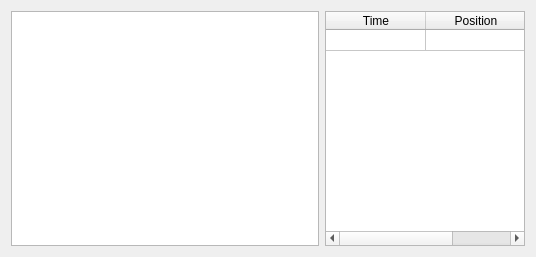
<?xml version="1.0" encoding="UTF-8"?>
<ui version="4.0">
 <class>JointSetting</class>
 <widget class="QWidget" name="JointSetting">
  <property name="geometry">
   <rect>
    <x>0</x>
    <y>0</y>
    <width>536</width>
    <height>257</height>
   </rect>
  </property>
  <property name="sizePolicy">
   <sizepolicy hsizetype="Minimum" vsizetype="MinimumExpanding">
    <horstretch>0</horstretch>
    <verstretch>0</verstretch>
   </sizepolicy>
  </property>
  <property name="windowTitle">
   <string>Form</string>
  </property>
  <property name="styleSheet">
   <string notr="true"/>
  </property>
  <layout class="QGridLayout" name="gridLayout">
   <item row="0" column="1">
    <widget class="QTableWidget" name="Table">
     <property name="sizePolicy">
      <sizepolicy hsizetype="Fixed" vsizetype="Preferred">
       <horstretch>0</horstretch>
       <verstretch>0</verstretch>
      </sizepolicy>
     </property>
     <property name="minimumSize">
      <size>
       <width>200</width>
       <height>0</height>
      </size>
     </property>
     <property name="maximumSize">
      <size>
       <width>200</width>
       <height>10000</height>
      </size>
     </property>
     <property name="verticalScrollBarPolicy">
      <enum>Qt::ScrollBarAsNeeded</enum>
     </property>
     <property name="verticalScrollMode">
      <enum>QAbstractItemView::ScrollPerPixel</enum>
     </property>
     <property name="horizontalScrollMode">
      <enum>QAbstractItemView::ScrollPerPixel</enum>
     </property>
     <property name="showGrid">
      <bool>true</bool>
     </property>
     <attribute name="horizontalHeaderVisible">
      <bool>true</bool>
     </attribute>
     <attribute name="horizontalHeaderCascadingSectionResizes">
      <bool>false</bool>
     </attribute>
     <attribute name="horizontalHeaderHighlightSections">
      <bool>false</bool>
     </attribute>
     <attribute name="horizontalHeaderStretchLastSection">
      <bool>false</bool>
     </attribute>
     <attribute name="verticalHeaderVisible">
      <bool>false</bool>
     </attribute>
     <attribute name="verticalHeaderDefaultSectionSize">
      <number>21</number>
     </attribute>
     <attribute name="verticalHeaderHighlightSections">
      <bool>false</bool>
     </attribute>
     <row>
      <property name="text">
       <string>Empty</string>
      </property>
     </row>
     <column>
      <property name="text">
       <string>Time</string>
      </property>
     </column>
     <column>
      <property name="text">
       <string>Position</string>
      </property>
     </column>
     <column>
      <property name="text">
       <string>Time</string>
      </property>
     </column>
    </widget>
   </item>
   <item row="0" column="0">
    <widget class="GraphicsLayoutWidget" name="Plot">
     <property name="sizePolicy">
      <sizepolicy hsizetype="Expanding" vsizetype="Expanding">
       <horstretch>0</horstretch>
       <verstretch>0</verstretch>
      </sizepolicy>
     </property>
     <property name="minimumSize">
      <size>
       <width>0</width>
       <height>100</height>
      </size>
     </property>
     <property name="contextMenuPolicy">
      <enum>Qt::PreventContextMenu</enum>
     </property>
    </widget>
   </item>
  </layout>
 </widget>
 <customwidgets>
  <customwidget>
   <class>GraphicsLayoutWidget</class>
   <extends>QGraphicsView</extends>
   <header>pyqtgraph</header>
  </customwidget>
 </customwidgets>
 <resources/>
 <connections/>
</ui>
